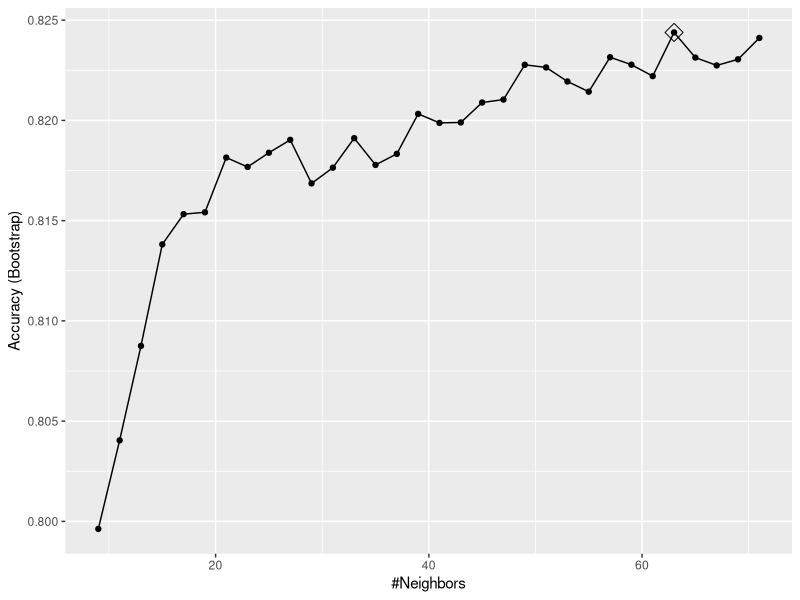
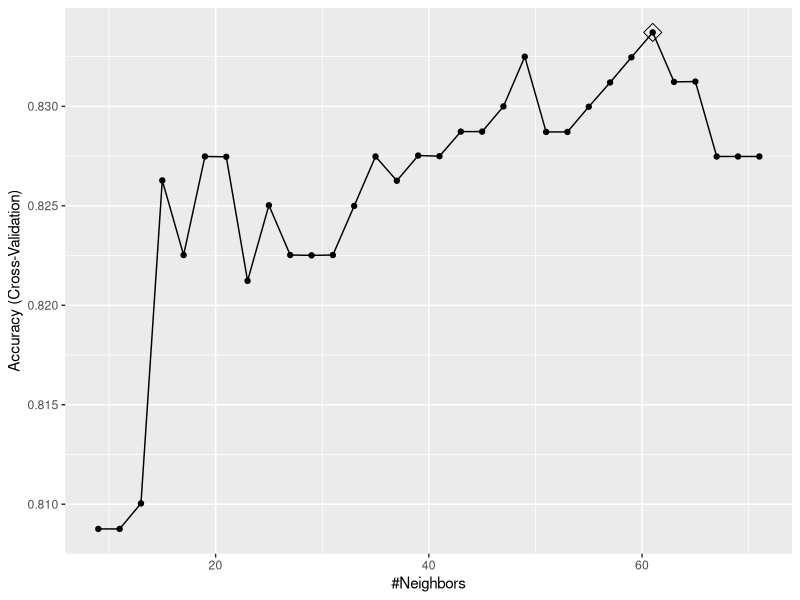
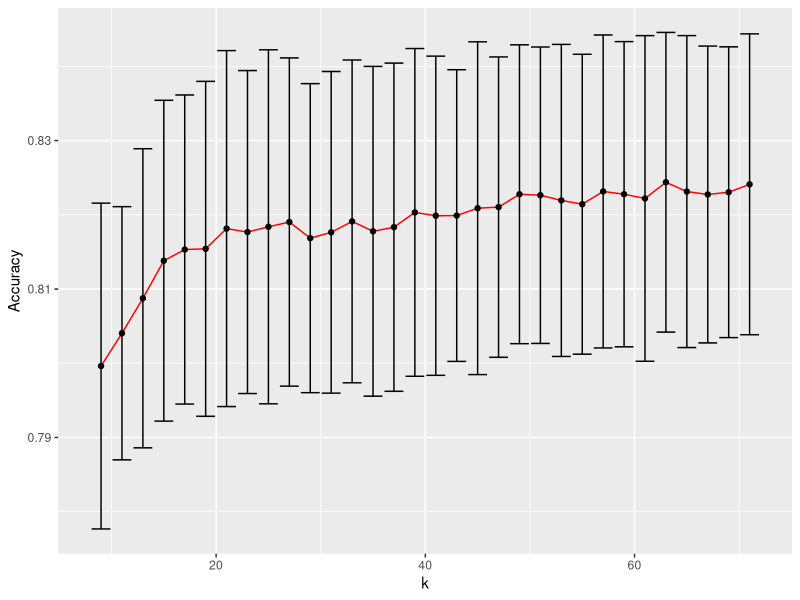
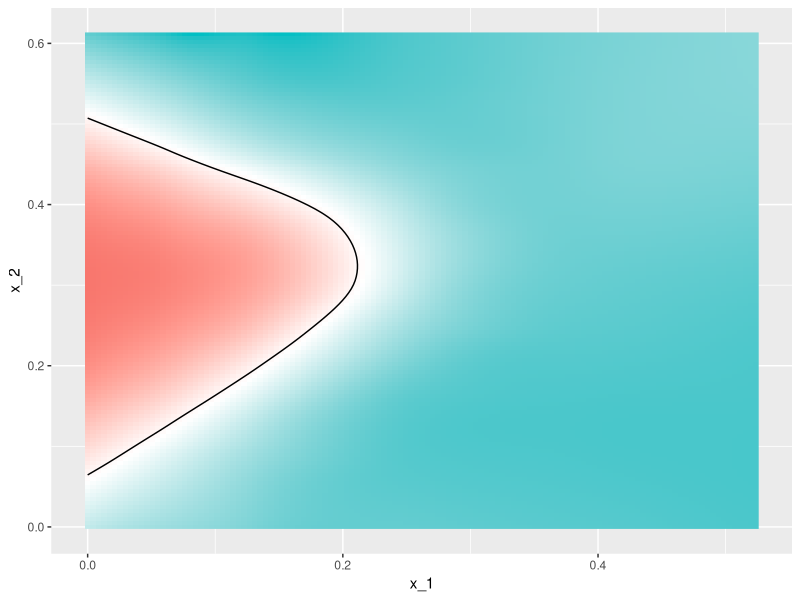
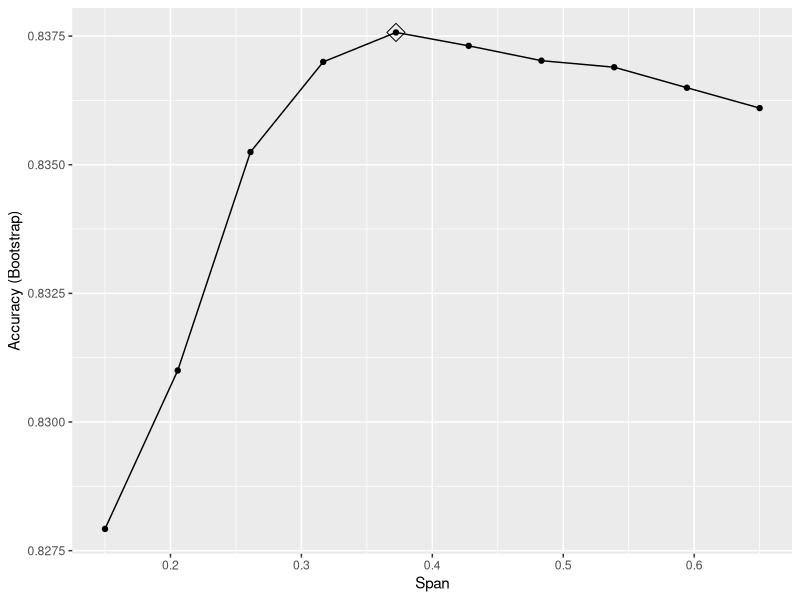

Reproduce these figures in R, in order. (Note: this script raises an error after producing the figures.)
## ---- chunk 1
library(caret)
library(tidyverse)
library(dslabs)
data("mnist_27")

train_glm <- train(y ~ ., method = "glm", data = mnist_27$train)
train_knn <- train(y ~ ., method = "knn", data = mnist_27$train)

y_hat_glm <- predict(train_glm, mnist_27$test, type = "raw")
y_hat_knn <- predict(train_knn, mnist_27$test, type = "raw")

confusionMatrix(y_hat_glm, mnist_27$test$y)$overall["Accuracy"]
confusionMatrix(y_hat_knn, mnist_27$test$y)$overall["Accuracy"]
## ---- chunk 2
getModelInfo("knn")
modelLookup("knn")

train_knn <- train(y ~ ., method = "knn", 
                   data = mnist_27$train,
                   tuneGrid = data.frame( k = seq(9,71,2)))

ggplot(train_knn,highlight = TRUE)
train_knn$bestTune
train_knn$finalModel
confusionMatrix(predict(train_knn,mnist_27$test, type = "raw"), mnist_27$test$y)$overall["Accuracy"]

control <- trainControl(method = "cv", number = 10, p = 0.9)
train_knn_cv <- train( y ~., method = "knn",
                       data = mnist_27$train,
                       tuneGrid = data.frame(k = seq(9,71,2)),
                       trControl = control
                       )
ggplot(train_knn_cv,highlight = TRUE)
confusionMatrix(predict(train_knn_cv,mnist_27$test, type = "raw"), mnist_27$test$y)$overall["Accuracy"]

train_knn$results %>% 
  ggplot(aes(x=k, y = Accuracy)) +
  geom_line(color = "red") +
  geom_point() +
  geom_errorbar(aes(x =k,
                    ymin = Accuracy - AccuracySD,
                    ymax = Accuracy + AccuracySD))

plot_cond_prod <- function(p_hat = NULL){
  tmp <- mnist_27$true_p
  if(!is.null(p_hat)){
    temp <- mutate(tmp, p=p_hat)
  }
  tmp %>% ggplot(aes(x_1,x_2,z =p, fill =p)) +
    geom_raster(show.legend = FALSE) +
    scale_fill_gradientn(colors=c("#F8766D","white","#00BFC4")) +
          stat_contour(breaks=c(0.5),color="black")
}

plot_cond_prod(predict(train_knn,mnist_27$true_p, type = "prob")[,2])

install.packages("gam")
modelLookup("gamLoess")

grid <- expand.grid(span = seq(0.15,0.65,len = 10), degree =1)

train_loess <- train( y ~.,
                      method = "gamLoess",
                      tuneGrid = grid,
                      data = mnist_27$train )
ggplot(train_loess, highlight = TRUE)
confusionMatrix(predict(train_loess,mnist_27$test), mnist_27$test$y)$overall["Accuracy"]

p_hat <- predict(train_loess, mnist_27$true_p, type = "prob")[,2]
p1 <- plot_cond_prob(predict(train_loess, mnist_27$true_p, type = "prob")[,2])
p1
## ---- chunk 3
library(tidyverse)
library(caret)
library(rpart)
library(dslabs)
data("tissue_gene_expression")

set.seed(1991, sample.kind = "Rounding")
fit <- with(tissue_gene_expression, 
                train(x, y, method = "rpart",
                      tuneGrid = data.frame(cp = seq(0, 0.1, 0.01))))
ggplot(fit, highlight = TRUE)

set.seed(1991, sample.kind = "Rounding")
fit1 <- with(tissue_gene_expression, 
                train(x, y, method = "rpart",
                      tuneGrid = data.frame(cp = seq(0, 0.1, 0.01)),
                      control = rpart.control(minsplit = 0)
                )
             )
ggplot(fit1, highlight = TRUE)
confusionMatrix(fit1)


set.seed(1991, sample.kind = "Rounding") # if using R 3.6 or later

fit_rpart <- with(tissue_gene_expression, 
                      train(x, y, method = "rpart",
                            tuneGrid = data.frame(cp = seq(0, 0.10, 0.01)),
                            control = rpart.control(minsplit = 0)))
ggplot(fit_rpart)
confusionMatrix(fit_rpart)

plot(fit_rpart$finalModel, margin = 0.001)
text(fit_rpart$finalModel)

tree_terms <- as.character(unique(fit_rpart$finalModel$frame$var[!(fit_rpart$finalModel$frame$var == "<leaf>")]))
tree_terms
dat <- data.frame(tree_terms, imp = varImp(fit_rpart$finalModel)[tree_terms,])
dat[order(dat$imp),]
## ---- chunk 4
library(randomForest)
set.seed(1991, sample.kind = "Rounding")
fit <-  with(tissue_gene_expression, 
                train(x, y, method = "rf",
                      tuneGrid = data.frame(mtry = seq(50,200,25)),
                      nodesize = 1
                )
             )
ggplot(fit, highlight = TRUE)
fit$finalModel$mtry

imp <- varImp(fit)
imp$importance$Overall  

tree_terms <- as.character(unique(fit_rpart$finalModel$frame$var[!(fit_rpart$finalModel$frame$var == "<leaf>")]))
tree_terms

data_frame(term = rownames(imp$importance), 
	   importance = imp$importance$Overall) %>%
mutate(rank = rank(-importance)) %>% arrange(desc(importance)) %>%
filter(term %in% tree_terms)
